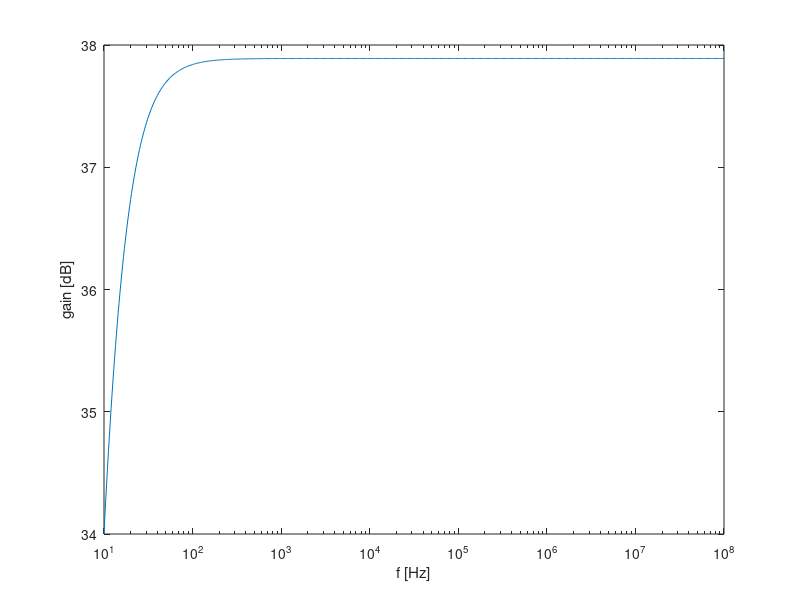

Source code (MATLAB):
%gain stage

VT=25e-3
BFN=178.7
VAFN=69.7
RE1=100
RC1=500
RB1=100000
RB2=20000
VBEON=0.7
VCC=12
RS=100

RB=1/(1/RB1+1/RB2)
VEQ=RB2/(RB1+RB2)*VCC
IB1=(VEQ-VBEON)/(RB+(1+BFN)*RE1)
IC1=BFN*IB1
IE1=(1+BFN)*IB1
VE1=RE1*IE1
VO1=VCC-RC1*IC1
VCE=VO1-VE1


gm1=IC1/VT
rpi1=BFN/gm1
ro1=VAFN/IC1

RSB=RB*RS/(RB+RS)

AV1_RE = RSB/RS * RC1*(RE1-gm1*rpi1*ro1)/((ro1+RC1+RE1)*(RSB+rpi1+RE1)+gm1*RE1*ro1*rpi1 - RE1^2)
AVI_DB_RE = 20*log10(abs(AV1_RE))
AV1simple_RE = RB/(RB+RS) * gm1*RC1/(1+gm1*RE1)
AVIsimple_DB_RE = 20*log10(abs(AV1simple_RE))

RE1=0
AV1 = RSB/RS * RC1*(RE1-gm1*rpi1*ro1)/((ro1+RC1+RE1)*(RSB+rpi1+RE1)+gm1*RE1*ro1*rpi1 - RE1^2)
AVI_DB = 20*log10(abs(AV1))
AV1simple =  - RSB/RS * gm1*RC1/(1+gm1*RE1)
AVIsimple_DB = 20*log10(abs(AV1simple))

RE1=100
ZI1_RE = 1/(1/RB+1/(((ro1+RC1+RE1)*(rpi1+RE1)+gm1*RE1*ro1*rpi1 - RE1^2)/(ro1+RC1+RE1)))
ZX_RE = ro1*((RSB+rpi1)*RE1/(RSB+rpi1+RE1))/(1/(1/ro1+1/(rpi1+RSB)+1/RE1+gm1*rpi1/(rpi1+RSB)))
ZX_RE = ro1*(1/RE1+1/(rpi1+RSB)+1/ro1+gm1*rpi1/(rpi1+RSB))/(1/RE1+1/(rpi1+RSB) ) 
ZO1_RE = 1/(1/ZX_RE+1/RC1)

RE1=0
ZI1 = 1/(1/RB+1/(((ro1+RC1+RE1)*(rpi1+RE1)+gm1*RE1*ro1*rpi1 - RE1^2)/(ro1+RC1+RE1)))
ZO1 = 1/(1/ro1+1/RC1)

%ouput stage
RE1=100
RL = 8
BFP = 227.3
VAFP = 37.2
RE2 = 100
VEBON = 0.7
VI2 = VO1
IE2 = (VCC-VEBON-VI2)/RE2
IC2 = BFP/(BFP+1)*IE2
VO2 = VCC - RE2*IE2

gm2 = IC2/VT
go2 = IC2/VAFP
gpi2 = gm2/BFP
ge2 = 1/RE2

AV2 = gm2/(gm2+gpi2+go2+ge2)
ZI2 = (gm2+gpi2+go2+ge2)/gpi2/(gpi2+go2+ge2)
ZO2 = 1/(gm2+gpi2+go2+ge2)


%total
gB = 1/(1/gpi2+ZO1)
AV = (gB+gm2/gpi2*gB)/(gB+ge2+go2+gm2/gpi2*gB)*AV1
AV_DB = 20*log10(abs(AV))
ZI=ZI1
ZO=1/(go2+gm2/gpi2*gB+ge2+gB)

 
Vin=0.01
rpi2=1/gpi2
ro2=1/go2

freq = logspace(1, 8, 700);
gain = zeros(1,700);


for a = 1:1:700
w=2*pi*freq(a);
Zci=1/(j*w*1000*10^(-6));
Zcb=1/(j*w*5000*10^(-6));
Zco=1/(j*w*1995*10^(-6));

Y =[1,0,0,0,0,0,0;
-1/RS, 1/RS+1/Zci, -1/Zci, 0,0,0,0;
0, -1/Zci, 1/Zci+1/RB+1/rpi1, -1/rpi1,0,0,0;
0,0,-gm1-1/rpi1, gm1+1/rpi1 + 1/RE1 + 1/Zcb + 1/ro1, -1/ro1, 0,0;
0,0, gm1, -gm1-1/ro1, 1/ro1 + 1/RC1 + 1/rpi2, -1/rpi2, 0;
0,0,0,0,0, -1/Zco, 1/Zco + 1/RL;
0,0,0,0, -gm2-1/rpi2, gm2 + 1/rpi2 + 1/RE2 + 1/Zco + 1/ro2, -1/Zco;
];

B=[Vin; 0; 0; 0; 0; 0; 0];
X = Y\B;
	
gain_db(a)=20*log10(abs(X(7)/X(1)));

endfor

max_gain_db_3 = max(gain_db) - 3
minn = 1

for a = 1:1:700
if abs(gain_db(a)-max_gain_db_3) < minn
minn = abs(gain_db(a)-max_gain_db_3);
lco=freq(a);
bbb=gain_db(a);
endif
endfor
lco


hf1 = figure (1);
semilogx(freq, gain_db);
xlabel ("f [Hz]");
ylabel ("gain [dB]");
%legend('gain(f) dB','Location','southeast');
print(hf1, "gain_db_teo.eps", "-depsc");














